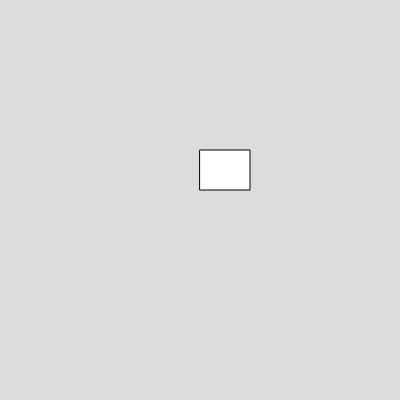
Frame 1 (no input)
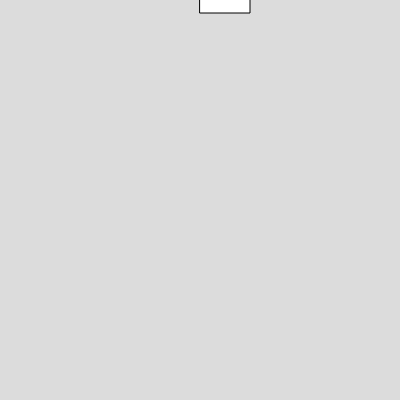
Frame 60 (no input)
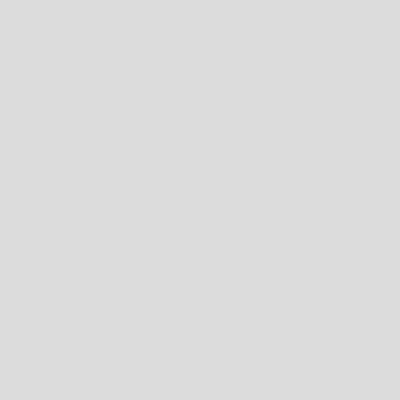
Frame 120 (the mouse pressed at the canvas centre since frame 60)

The p5.js sketch that drew these frames (run headless with seeded random() and noise() and a simulated clock; from frame 60 on, the mouse is pressed at the canvas centre):

// p5.js sketch
// ── sketch.js
var box 
function setup() 
{
  createCanvas(400, 400);
  box = new Box(200,150,50,40,2,3)
}

function draw() 
{
  background(220);
box.show()
box.moveUp()
}


// ── box.js
class Box
  {
    constructor(x,y,w,h,vx,vy)
    {
      this.x =x;
      this.y =y;
      this.w =w;
      this.h = h;
      this.vx = vx;
      this.vy = vy
    }
    
    show()
    {
      rect(this.x,this.y,this.w,this.h)
    }
    
    move()
    {
      this.x = this.x+this.vx;
    }
moveUp(){
  this.y = this.y-this.vy;
}
  }

  
